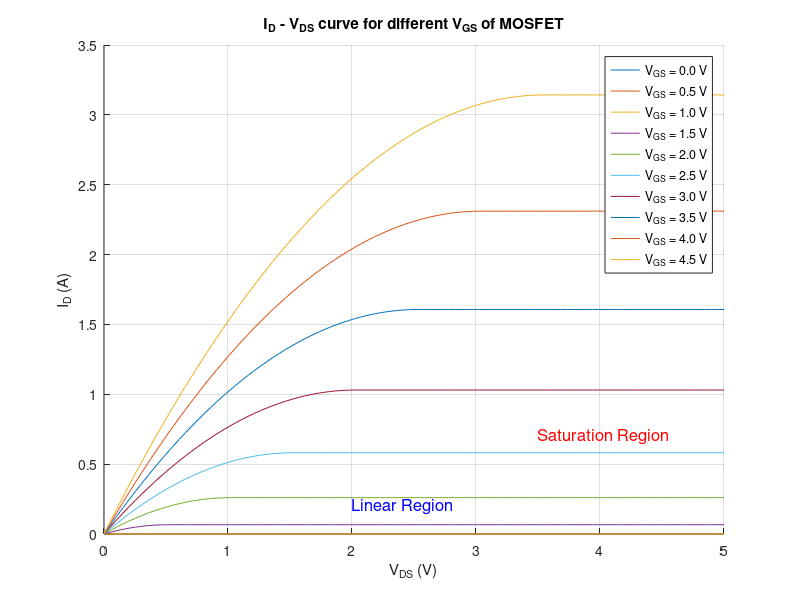

Here is the MATLAB script that generated this plot:
Vth = 1.0;    % Tensione di soglia (V)
k = 0.5;      % Costante del Mosfet (A/V^2)

% Intervalli di tensioni
VGS = linspace(0, 5, 100);  % V gate-source (V)
VDS = linspace(0, 5, 100);  % V drain-source (V)

% Inizializzo matrice corrente ID
ID = zeros(length(VGS), length(VDS));

% Calcolo corrente ID per ogni coppia di VGS e VDS
for i = 1:length(VGS)
    for j = 1:length(VDS)
        if VGS(i) < Vth  % Regione di Cut-off
            ID(i,j) = 0;
        elseif VDS(j) < (VGS(i) - Vth)  % Regione Lineare
            ID(i,j) = k * ((VGS(i) - Vth) * VDS(j) - VDS(j)^2 / 2);
        else  % Regione di Saturazione
            ID(i,j) = k / 2 * (VGS(i) - Vth)^2;
        end
    end
end

% ID as funct of VDS for != VGS
figure;
hold on;
for i = 1:10:length(VGS)  
    plot(VDS, ID(i,:), 'DisplayName', sprintf('V_G_S = %.1f V', VGS(i)));
end

xlabel('V_D_S (V)');
ylabel('I_D (A)');
title('I_D - V_D_S curve for different V_G_S of MOSFET');
legend;
grid on;

text(2, 0.2, 'Linear Region', 'FontSize', 12, 'Color', 'blue');
text(3.5, 0.7, 'Saturation Region', 'FontSize', 12, 'Color', 'red');

hold off;
